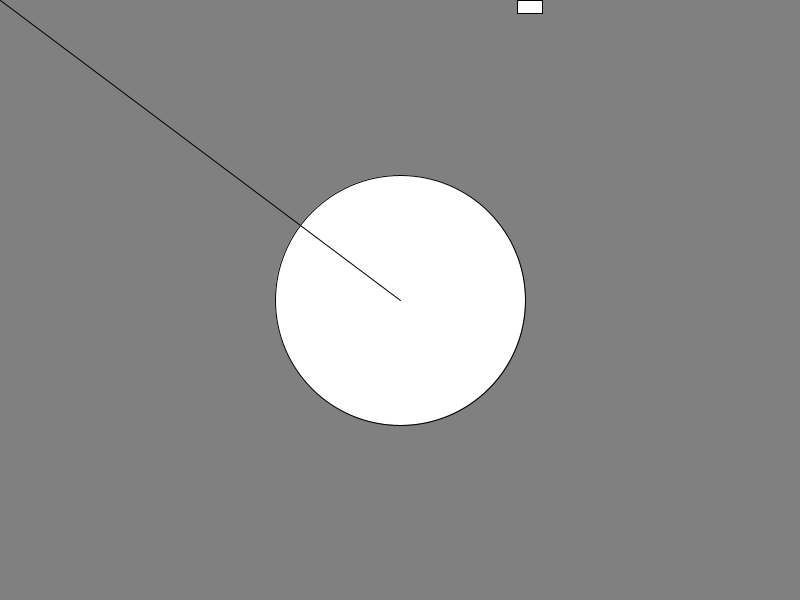
Frame 1 (no input)
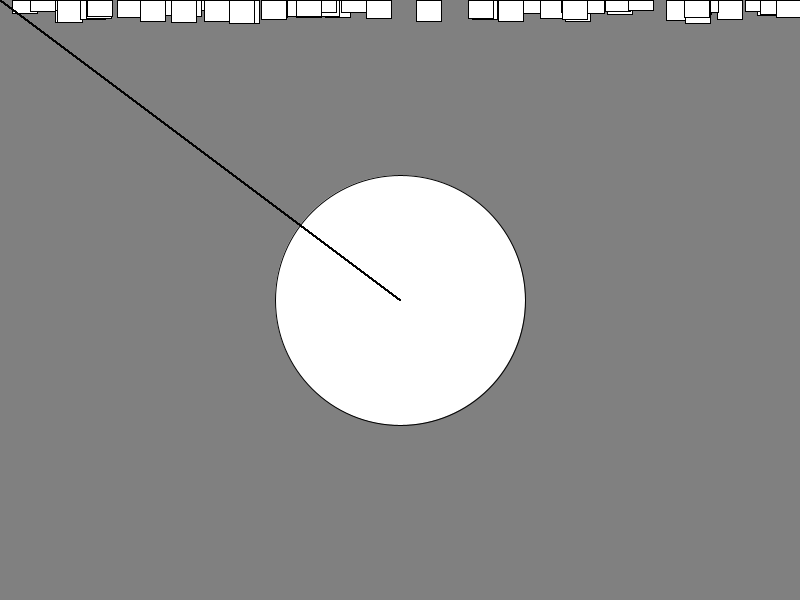
Frame 60 (the mouse pressed at the canvas centre just before this capture)
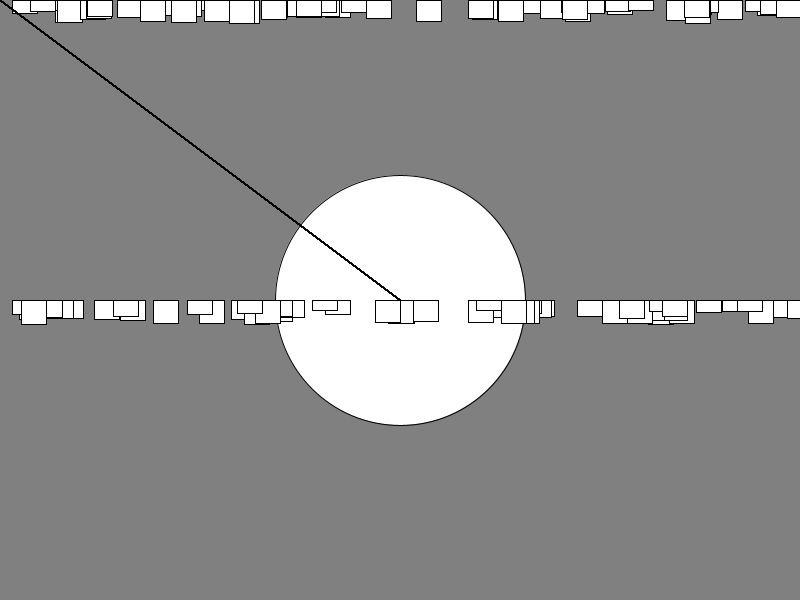
Frame 120 (the mouse held since frame 60 and released just before this capture)

The Processing sketch that drew these frames (run headless with seeded random() and noise(); from frame 60 on, the mouse is pressed at the canvas centre):

// Processing sketch: segundo_programa
// ── segundo_programa.pde

void setup() {
    size(800, 600);
    // comentario
    background(128);
    // elipse ( centrox,cy, larg, alt)
    ellipse(width/2, height/2, 250, 250);
}

void draw() {
    println("rato xy: "+ mouseX + " " + mouseY);  
    
    // rect x y w h
    rect(random(width), mouseY, 25, random(10,25) );
    
    line(width/2, height/2, 
        mouseX, mouseY);
}
